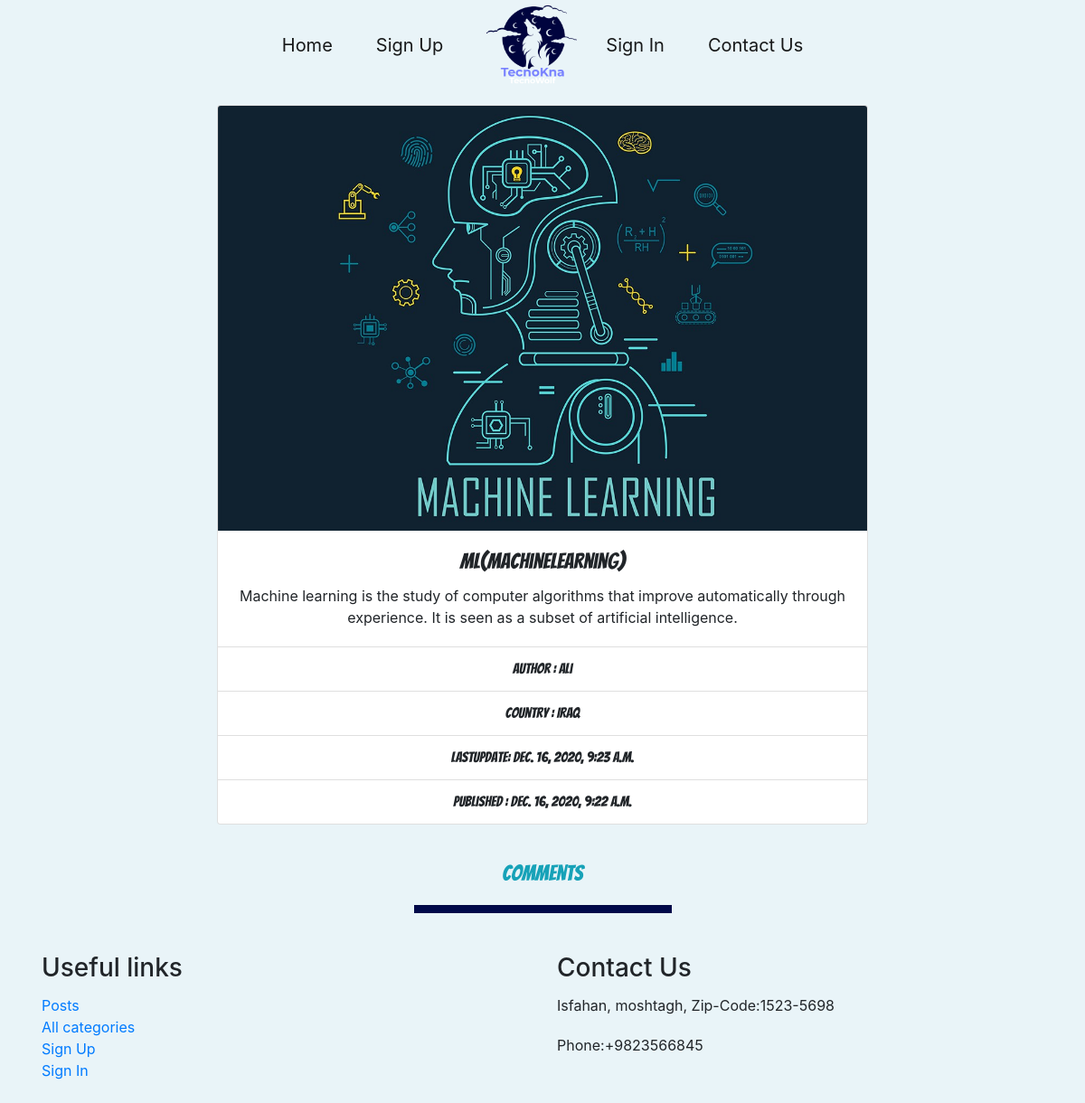
Page /blog/single_post/5 on the committed database.
### blog/models.py (models this page shows, shortened)
class Post(models.Model):
    title = models.CharField(_("title"), max_length=100)
    slug = models.SlugField(_("slug"), db_index=True, unique=True)
    content = models.TextField(_('content'), blank=True)
    category = models.ForeignKey(Category, null=True, blank=True, on_delete=models.CASCADE, verbose_name=_('category'),
                                 related_name='posts',
                                 related_query_name='posts')
    draft = models.BooleanField(_('draft'), default=True, db_index=True)
    author = models.ForeignKey(User, verbose_name=_('author'), on_delete=models.CASCADE, related_query_name='posts',
                               related_name='posts')
    image = models.ImageField(_('image'), upload_to='images', blank=True, null=True)
    created_at = models.DateTimeField(_('creation'), auto_now_add=True)
    updated_at = models.DateTimeField(_('update'), auto_now=True)
    published_at = models.DateTimeField(_('publish_time'), db_index=True)
    class Meta:
        verbose_name = 'post'
        verbose_name_plural = 'posts'
        ordering = ["published_at", "created_at"]

### account/models.py (models this page shows)
class User(AbstractUser):
    country = models.CharField(max_length=128, blank=True, null=True)
    def __str__(self):
        return f'{self.username}'

### blog/views.py (the view)
# urls.py: path('single_post/<slug:pk>', single_post, name='post'),
def single_post(request, pk):
    post = Post.objects.get(pk=pk)
    comments = Comment.objects.filter(post=post)
    context = {
        'post': post,
        'comments': comments
    }
    return render(request, 'blog/post.html', context=context)

### templates/blog/post.html (shortened to what this page needs)
{% load static %}
<!DOCTYPE html>
<html lang="en">
<head>
    <link rel="stylesheet" href="https://use.fontawesome.com/releases/v5.8.2/css/all.css">
    <link rel="stylesheet" href="https://stackpath.bootstrapcdn.com/bootstrap/4.3.1/css/bootstrap.min.css"
>
    <link href="{% static 'blog/css/all.css' %}" rel="stylesheet">
    <link href="https://unpkg.com/aos@2.3.1/dist/aos.css" rel="stylesheet">
    <link rel="stylesheet" href="{% static 'blog/post.css' %}">
</head>
<body>
{% include 'basic/header.html' %}
<section>
    <div class="container">
        <div class="row">
            <div class="col-12 text-center py-3">
                <div class="card mx-auto" style="width: 45rem;">
                    <img class="card-img-top" src="{{ post.image.url }}" alt="Card image cap">
                    <div class="card-body">
                        <h4 class="card-title">{{ post.title }}</h4>
                        <p class="card-text">
                            {{ post.content }}
                        </p>
                    </div>
                    <ul class="list-group list-group-flush">
                        <li class="list-group-item">Author : {{ post.author|capfirst }}</li>
                        <li class="list-group-item">Country : {{ post.author.country|capfirst }}</li>
                        <li class="list-group-item">LastUpdate: {{ post.updated_at }}</li>
                        <li class="list-group-item">Published : {{ post.published_at }}</li>
                    </ul>
                </div>
            </div>
        </div>
    </div>
</section>
<main class="container">
    <div class="row">
        <div class="col-12">
            <h4 class="text-center mt-4 mb-1 text-info">Comments</h4>
        </div>
        <hr>
    </div>
</main>
{% include 'basic/footer.html' %}
</body>
</html>

### static/blog/post.css (style rules this page uses)
body, html { height: 100%; width:100%; padding:0; margin: 0; }
body { background: #e9f4f8; }
h4,h5,li { font-family: 'Bangers'; }
hr { width: 25%; height: 8px; background: #00094a; }

### rows in the picture
Post: image (picture), title "ML(machineLearning)", content "Machine learning is the study of computer algorithms that improve automatically through experience. It is seen as a subset of artificial intelligence.", author "Ali", author.country "IRAQ", updated_at "Dec. 16, 2020, 9:23 a.m.", published_at "Dec. 16, 2020, 9:22 a.m."
